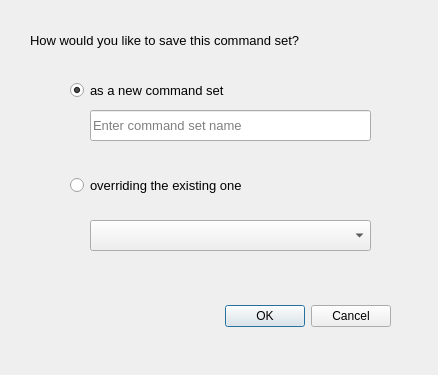
<?xml version="1.0" encoding="UTF-8"?>
<ui version="4.0">
 <class>Dialog</class>
 <widget class="QDialog" name="Dialog">
  <property name="geometry">
   <rect>
    <x>0</x>
    <y>0</y>
    <width>438</width>
    <height>375</height>
   </rect>
  </property>
  <property name="windowTitle">
   <string>Dialog</string>
  </property>
  <widget class="QDialogButtonBox" name="buttonBox">
   <property name="geometry">
    <rect>
     <x>50</x>
     <y>300</y>
     <width>341</width>
     <height>32</height>
    </rect>
   </property>
   <property name="orientation">
    <enum>Qt::Horizontal</enum>
   </property>
   <property name="standardButtons">
    <set>QDialogButtonBox::Cancel|QDialogButtonBox::Ok</set>
   </property>
  </widget>
  <widget class="QLineEdit" name="configName">
   <property name="geometry">
    <rect>
     <x>90</x>
     <y>110</y>
     <width>281</width>
     <height>31</height>
    </rect>
   </property>
   <property name="font">
    <font>
     <pointsize>10</pointsize>
    </font>
   </property>
   <property name="placeholderText">
    <string>Enter command set name</string>
   </property>
  </widget>
  <widget class="QComboBox" name="comboBox">
   <property name="geometry">
    <rect>
     <x>90</x>
     <y>220</y>
     <width>281</width>
     <height>31</height>
    </rect>
   </property>
  </widget>
  <widget class="QRadioButton" name="radioButton_newSet">
   <property name="geometry">
    <rect>
     <x>70</x>
     <y>80</y>
     <width>221</width>
     <height>21</height>
    </rect>
   </property>
   <property name="font">
    <font>
     <pointsize>10</pointsize>
    </font>
   </property>
   <property name="text">
    <string>as a new command set</string>
   </property>
   <property name="checked">
    <bool>true</bool>
   </property>
  </widget>
  <widget class="QLabel" name="label">
   <property name="geometry">
    <rect>
     <x>30</x>
     <y>20</y>
     <width>371</width>
     <height>41</height>
    </rect>
   </property>
   <property name="font">
    <font>
     <pointsize>10</pointsize>
    </font>
   </property>
   <property name="text">
    <string>How would you like to save this command set?</string>
   </property>
  </widget>
  <widget class="QRadioButton" name="radioButton_override">
   <property name="geometry">
    <rect>
     <x>70</x>
     <y>170</y>
     <width>271</width>
     <height>31</height>
    </rect>
   </property>
   <property name="font">
    <font>
     <pointsize>10</pointsize>
    </font>
   </property>
   <property name="text">
    <string>overriding the existing one</string>
   </property>
  </widget>
 </widget>
 <tabstops>
  <tabstop>comboBox</tabstop>
  <tabstop>configName</tabstop>
 </tabstops>
 <resources/>
 <connections>
  <connection>
   <sender>buttonBox</sender>
   <signal>accepted()</signal>
   <receiver>Dialog</receiver>
   <slot>accept()</slot>
   <hints>
    <hint type="sourcelabel">
     <x>248</x>
     <y>254</y>
    </hint>
    <hint type="destinationlabel">
     <x>157</x>
     <y>274</y>
    </hint>
   </hints>
  </connection>
  <connection>
   <sender>buttonBox</sender>
   <signal>rejected()</signal>
   <receiver>Dialog</receiver>
   <slot>reject()</slot>
   <hints>
    <hint type="sourcelabel">
     <x>316</x>
     <y>260</y>
    </hint>
    <hint type="destinationlabel">
     <x>286</x>
     <y>274</y>
    </hint>
   </hints>
  </connection>
 </connections>
</ui>
